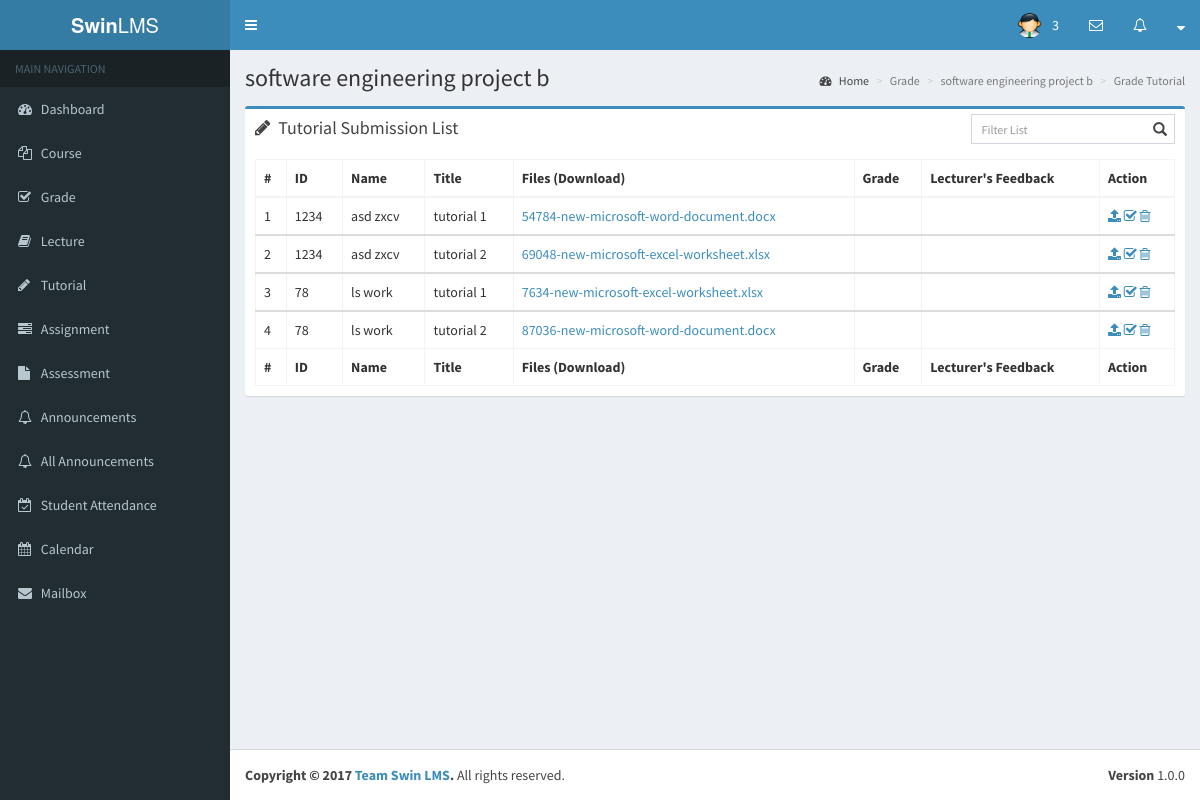
The app's page /lecturer/grade_tutorial_view.php?id=2&name=software engineering project b, older data.
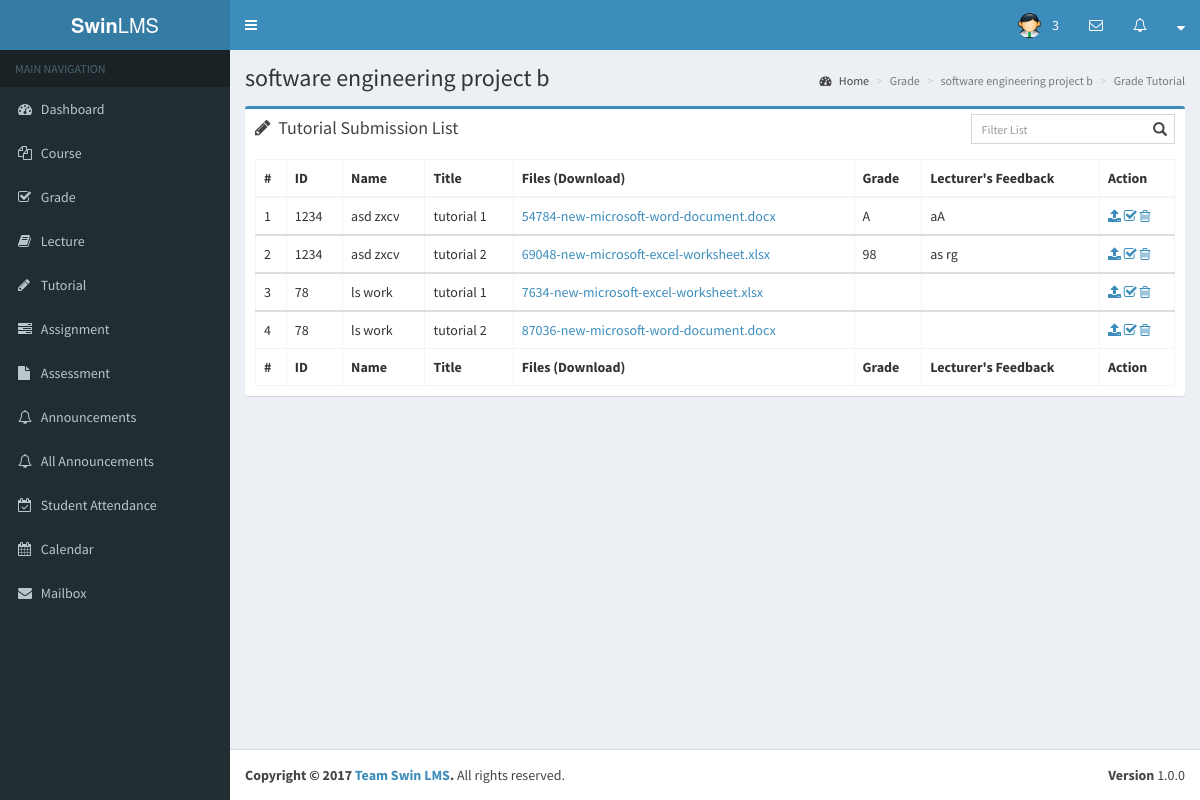
The same page, newer data.
### tables this page shows
CREATE TABLE `tutorial_submission` (
  `id` int(11) NOT NULL,
  `unit_id` int(11) NOT NULL,
  `user_id` int(11) NOT NULL,
  `title` varchar(45) NOT NULL,
  `file` varchar(100) NOT NULL,
  `type` varchar(30) NOT NULL,
  `size` int(11) NOT NULL,
  `grade` varchar(10) DEFAULT NULL,
  `feedback` varchar(255) DEFAULT NULL
);

CREATE TABLE `users` (
  `id` int(11) NOT NULL,
  `login_id` varchar(25) NOT NULL,
  `password` varchar(50) NOT NULL,
  `created` datetime NOT NULL,
  `type` varchar(10) NOT NULL,
  `email` varchar(50) NOT NULL,
  `first_name` varchar(45) NOT NULL,
  `last_name` varchar(45) NOT NULL,
  `address` varchar(100) NOT NULL,
  `city` varchar(20) DEFAULT NULL,
  `country` varchar(20) DEFAULT NULL,
  `postcode` int(10) DEFAULT NULL,
  `phone` int(15) DEFAULT NULL,
  `contact` int(11) NOT NULL,
  `course_id` int(11) DEFAULT NULL,
  `department` varchar(50) DEFAULT NULL,
  `dob` date DEFAULT NULL,
  `photo` varchar(100) DEFAULT NULL,
  `egname` varchar(50) DEFAULT NULL,
  `egemail` varchar(50) DEFAULT NULL,
  `egcontact` varchar(15) DEFAULT NULL,
  `relationship` varchar(15) DEFAULT NULL
);

### lecturer/grade_tutorial_view.php (the view, shortened to what the changed rows need)
<?php
require_once '../app/config.php';
$counters = 0;
$contentheaderQuery = $db->prepare("
    SELECT id, name
    FROM unit
    WHERE id=:id
");
$contentheaderQuery->execute([
    'id' => $_SESSION['unit_id']
]);
$contentheader = $contentheaderQuery->rowCount() ? $contentheaderQuery : [];
$courselisttQuery = $db->prepare("
    SELECT u.login_id, u.first_name, u.last_name, ts.id, ts.title, ts.file, ts.grade, ts.feedback
    FROM tutorial_submission ts
    JOIN users u
    ON ts.user_id = u.id
    WHERE unit_id=:unit_id
");
$courselisttQuery->execute([
    'unit_id' => $_SESSION['unit_id']
]);
$courselistt = $courselisttQuery->rowCount() ? $courselisttQuery : [];
?>
<!DOCTYPE html>
<html>
		<?php include_once('first.php') ?>
	<body class="hold-transition skin-blue sidebar-mini">
          <div class="content-wrapper">
            <?php if(!empty($contentheader)): ?>
            <section class="content-header contentheader">
              <?php foreach($contentheader as $header): ?>
                  <h1 class="header">
                      <?php echo $header['name']; ?>
                  </h1>
              <?php endforeach; ?>
            </section>
            <?php endif; ?>
            <section class="content">
              <div class="row">
                <section class="col-lg-12">
                  <div class="box box-primary">
                    <div class="box-body">
                        <?php if(!empty($courselistt)): ?>
                        <table id="tutorial_submission_in_course" class="table table-bordered table-hover courselistt">
                            <thead>
                                <tr>
                                    <th>#</th>
                                    <th>ID</th>
                                    <th>Name</th>
                                    <th>Title</th>
                                    <th>Files (Download)</th>
                                    <th>Grade</th>
                                    <th>Lecturer's Feedback</th>
                                    <th>Action</th>
                                </tr>
                            </thead>
                            <?php foreach($courselistt as $courses):
                                $counters++;
                            ?>
                            <tbody class="$courses">
                                <tr>
                                    <td><?php echo $counters ?></td>
                                    <td><?php echo $courses['login_id']; ?></td>
                                    <td><?php echo $courses['first_name']. ' ' . $courses['last_name']; ?></td>
                                    <td><?php echo $courses['title']; ?></td>
                                    <td><a href="../student/upload/uploads/<?php echo $courses['file'] ?>" target="_blank"><?php echo $courses['file']; ?></a></td>
                                    <td><?php echo $courses['grade']; ?></td>
                                    <td><?php echo $courses['feedback']; ?></td>
                                    <td>
                                        <a href="#" class="upload" data-toggle="modal" data-target="#tutorial-update"><i class="fa fa-upload"></i></a>
                                        <a href="#" class="upload" data-toggle="modal" data-target="#tutorial-mark  " data-id="<?php echo $courses['id'] ?>"><i class="fa fa-check-square-o"></i></a>
                                        <a href="submission/remove.php?id=<?php echo $courses['id']; ?>&unit_id=<?php echo $_SESSION['unit_id']; ?>" class="delete-button"><i class="fa fa-trash-o"></i></a>
                                    </td>
                                </tr>
                            </tbody>
                            <?php endforeach; ?>
                            <tfoot>
                                <tr>
                                    <th>#</th>
                                    <th>ID</th>
                                    <th>Name</th>
                                    <th>Title</th>
                                    <th>Files (Download)</th>
                                    <th>Grade</th>
                                    <th>Lecturer's Feedback</th>
                                    <th>Action</th>
                                </tr>
                            </tfoot>
                        </table>
                        <?php else: ?>
                            <p>There is no submission to display.</p>
                        <?php endif; ?>
                    </div>
                  </div>
                </section>
            </div>
        </section>
        </div>
	</body>
</html>

Row changes from the older to the newer data that the page shows:
changed tutorial_submission "54784-new-microsoft-word-document.docx": grade (not shown) → "A"; feedback (not shown) → "aA"
changed tutorial_submission "69048-new-microsoft-excel-worksheet.xlsx": grade (not shown) → "98"; feedback (not shown) → "as rg"
